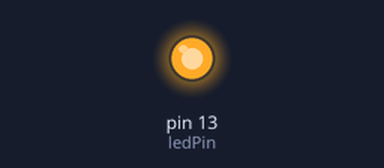
Bench run of a sketch on a simulated Arduino Uno, built with avr-gcc and run on an emulated ATmega328P. Shown: output pins drawn as LEDs (lit = HIGH).

Above: at 0.5 s.
At 3.0 s:
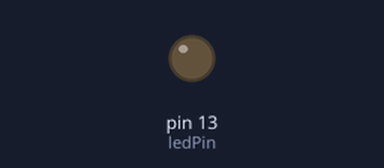
Timing chart, 0 to 6.5 s (numbered marks = the images above):
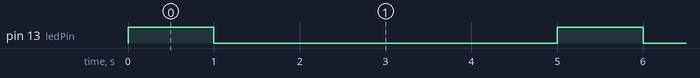

The sketch:

1107a.ino
```cpp
int ledPin = 13;
int delayTime = 1000;
int delayTime2 = 3000;
int count=0;


void setup()
{
     pinMode(ledPin,OUTPUT);

}

void loop()
{
     digitalWrite(ledPin,HIGH);
     delay(delayTime);
     digitalWrite(ledPin,LOW);
     delay(delayTime);
     if(count=20)
     {
            delay(delayTime2);
     }

}
```

Measured:
- by itself, pin 13 (ledPin): alternates HIGH for 1.0 s and LOW for 4.0 s
